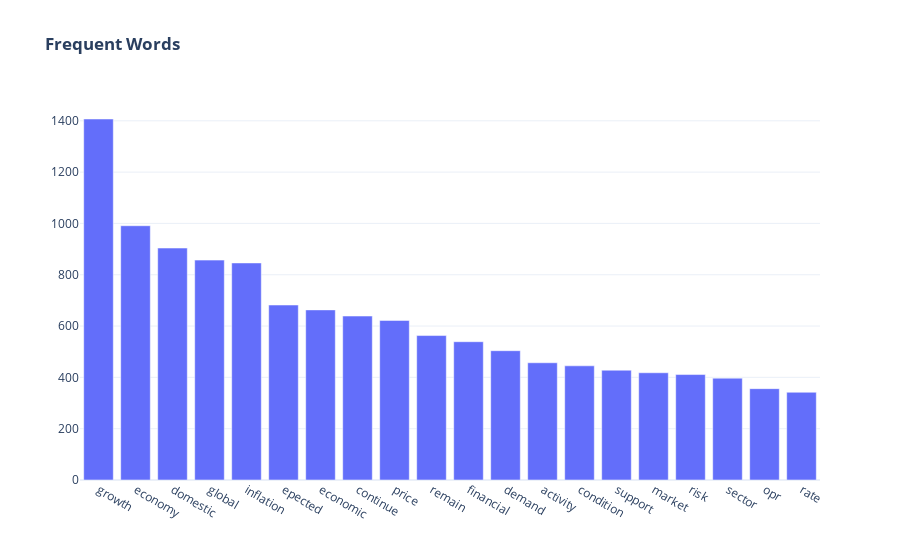
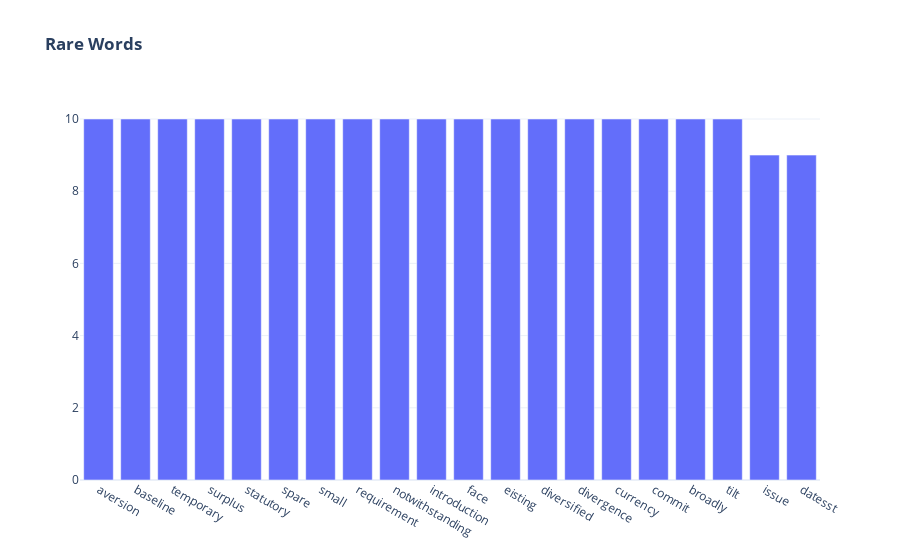
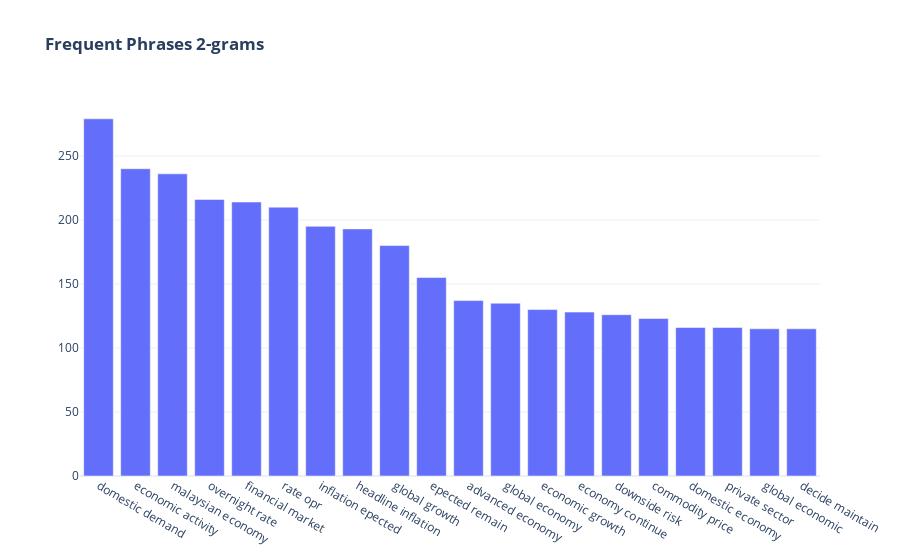
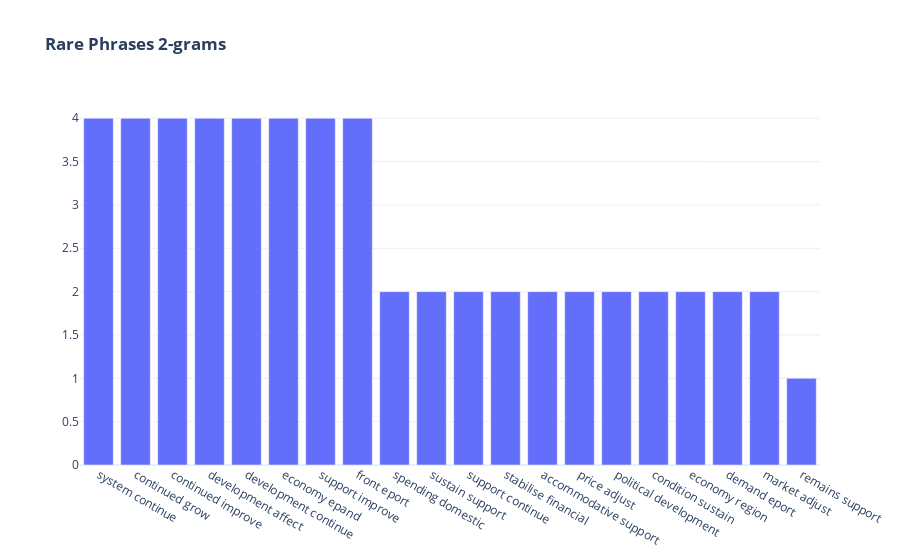

Notebook cell for these charts, in order:
### Code cell
freq, rare = doc_obj.explore(ngram_range=(1,3), X_variable='Year')

### Figure 1 — Plotly figure (JSON) as saved in the notebook; plotly's stock layout.template omitted (floating-point values rounded to 4 significant figures)
{"data": [{"type": "bar", "x": ["growth", "economy", "domestic", "global", "inflation", "epected", "economic", "continue", "price", "remain", "financial", "demand", "activity", "condition", "support", "market", "risk", "sector", "opr", "rate"], "y": [1407, 991, 904, 857, 846, 682, 663, 639, 622, 563, 539, 504, 457, 445, 428, 418, 411, 397, 356, 342]}], "layout": {"title": {"text": "<b>Frequent Words</b>"}, "xaxis": {"showticklabels": true, "type": "category"}}}

### Figure 2 — Plotly figure (JSON) as saved in the notebook; plotly's stock layout.template omitted (floating-point values rounded to 4 significant figures)
{"data": [{"type": "bar", "x": ["aversion", "baseline", "temporary", "surplus", "statutory", "spare", "small", "requirement", "notwithstanding", "introduction", "face", "eisting", "diversified", "divergence", "currency", "commit", "broadly", "tilt", "issue", "datesst"], "y": [10, 10, 10, 10, 10, 10, 10, 10, 10, 10, 10, 10, 10, 10, 10, 10, 10, 10, 9, 9]}], "layout": {"title": {"text": "<b>Rare Words</b>"}, "xaxis": {"showticklabels": true, "type": "category"}}}

### Figure 3 — Plotly figure (JSON) as saved in the notebook; plotly's stock layout.template omitted (floating-point values rounded to 4 significant figures)
{"data": [{"type": "bar", "x": ["domestic demand", "economic activity", "malaysian economy", "overnight rate", "financial market", "rate opr", "inflation epected", "headline inflation", "global growth", "epected remain", "advanced economy", "global economy", "economic growth", "economy continue", "downside risk", "commodity price", "domestic economy", "private sector", "global economic", "decide maintain"], "y": [279, 240, 236, 216, 214, 210, 195, 193, 180, 155, 137, 135, 130, 128, 126, 123, 116, 116, 115, 115]}], "layout": {"title": {"text": "<b>Frequent Phrases 2-grams</b>"}, "xaxis": {"showticklabels": true, "type": "category"}}}

### Figure 4 — Plotly figure (JSON) as saved in the notebook; plotly's stock layout.template omitted (floating-point values rounded to 4 significant figures)
{"data": [{"type": "bar", "x": ["system continue", "continued grow", "continued improve", "development affect", "development continue", "economy epand", "support improve", "front eport", "spending domestic", "sustain support", "support continue", "stabilise financial", "accommodative support", "price adjust", "political development", "condition sustain", "economy region", "demand eport", "market adjust", "remains support"], "y": [4, 4, 4, 4, 4, 4, 4, 4, 2, 2, 2, 2, 2, 2, 2, 2, 2, 2, 2, 1]}], "layout": {"title": {"text": "<b>Rare Phrases 2-grams</b>"}, "xaxis": {"showticklabels": true, "type": "category"}}}
